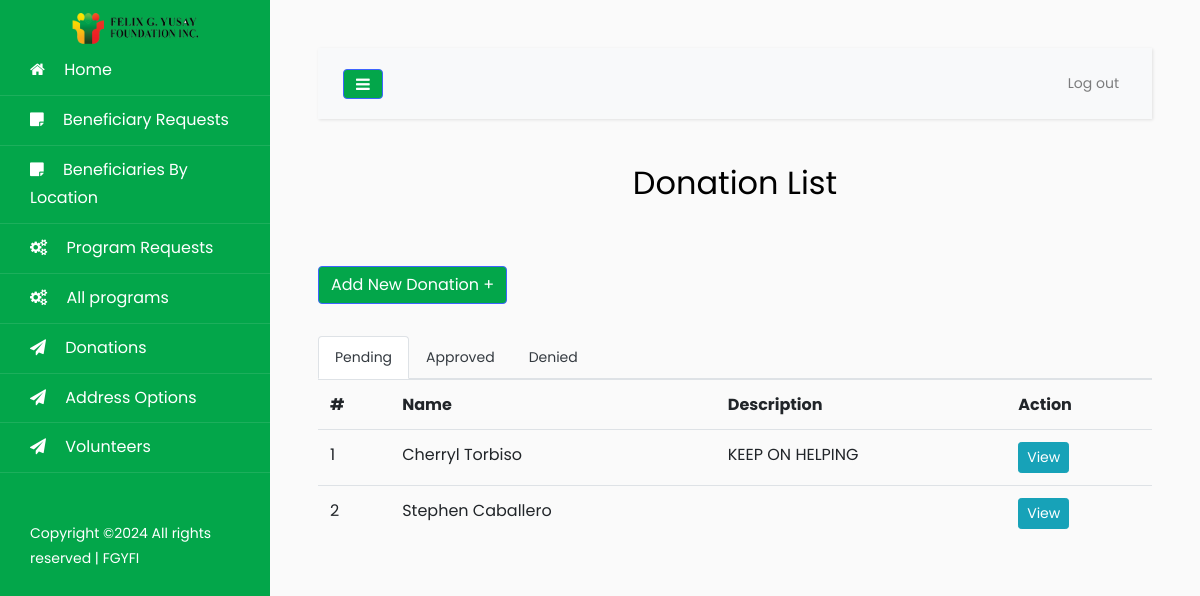
Page /pages/donations.php (signed in) on the committed database.
### tables this page shows
CREATE TABLE `donation` (
  `Id` int(11) NOT NULL AUTO_INCREMENT,
  `firstName` varchar(255) DEFAULT NULL,
  `lastName` varchar(255) DEFAULT NULL,
  `email` varchar(255) DEFAULT NULL,
  `age` int(255) DEFAULT NULL,
  `gender` varchar(255) DEFAULT NULL,
  `contactNumber` varchar(255) DEFAULT NULL,
  `address` text,
  `barangay` varchar(255) DEFAULT NULL,
  `city` varchar(255) DEFAULT NULL,
  `content` text,
  `status` varchar(255) DEFAULT 'Pending',
  `proof` varchar(255) DEFAULT NULL,
  `dateAdded` date DEFAULT NULL,
  `isAnonymous` varchar(255) DEFAULT 'Pending',
  `amount` double DEFAULT NULL,
  PRIMARY KEY (`Id`)
);

### config/functions.php (called while the page is built, shortened)
<?php
function get_query_string($keyword, $default){
	return (isset($_GET[$keyword]) && $_GET[$keyword] != '') ? $_GET[$keyword] : $default;
}
?>

### config/Models.php (called while the page is built, shortened)
<?php
include "CRUD.php";
include "functions.php";
function donation() {
	$crud = new CRUD;
	$crud->table = "donation";
	return $crud;
}
?>

### config/CRUD.php (called while the page is built)
<?php class CRUD{var $table;var $obj=array();function arrayToQuery($query){$query_array=array();foreach($query as $key=>$key_value){if($key_value=="NOW()"){$query_array[]="$key=$key_value";}else{$query_array[]="$key='".htmlspecialchars($key_value,ENT_QUOTES)."'";}}return implode(', ',$query_array);}function list($query=""){$query=$query?"where ".$query:"";$db=Database::connect();$pdo=$db->prepare("select * from $this->table $query");$pdo->execute();$result=$pdo->fetchAll(PDO::FETCH_OBJ);Database::disconnect();return $result;}function count($query=""){$query=$query?"where ".$query:"";$db=Database::connect();$pdo=$db->prepare("select * from $this->table $query");$pdo->execute();Database::disconnect();return $pdo->rowCount();}function get($args){$db=Database::connect();$pdo=$db->prepare("select * from $this->table where $args");$pdo->execute();$result=$pdo->fetch(PDO::FETCH_OBJ);Database::disconnect();return $result;}function create(){$object=$this->arrayToQuery($this->obj);$db=Database::connect();$pdo=$db->prepare("insert into $this->table set $object");$pdo->execute();Database::disconnect();}function update($args){$object=$this->arrayToQuery($this->obj);$db=Database::connect();$pdo=$db->prepare("update $this->table set $object where $args");$pdo->execute();Database::disconnect();}function delete($args){$db=Database::connect();$pdo=$db->prepare("delete from $this->table where $args");$pdo->execute();Database::disconnect();}} ?>

### pages/donations.php (the view, shortened to what this page needs)
<?php
$ROOT_DIR="../";
include $ROOT_DIR . "templates/header.php";
$status = get_query_string("status", "Pending");
$donation_list = donation()->list("status='$status'");
$pendingActive = "";
$approvedActive = "";
$deniedActive = "";
if ($status=="Pending") {
  $pendingActive = "active";
}
?>
<center>
<h2>Donation List</h2>
</center>
<br><br>
<button type="button" class="btn btn-primary mb-3" href="javascript:void(0)" id="btn-add-item">
  Add New Donation +
</button>
<ul class="nav nav-tabs mt-3">
<li class="nav-item">
  <a class="nav-link text-dark <?=$pendingActive?>" href="?status=Pending">Pending</a>
</li>
<li class="nav-item">
  <a class="nav-link text-dark <?=$approvedActive?>" href="?status=Approved">Approved</a>
</li>
<li class="nav-item">
  <a class="nav-link text-dark <?=$deniedActive?>" href="?status=Denied">Denied</a>
</li>
</ul>
<table class="table">
  <tr>
    <th>#</th>
    <th>Name</th>
    <th>Description</th>
    <th>Action</th>
  </tr>
<?php
  $count = 0;
 foreach ($donation_list as $row):
   $count +=1;
    ?>
  <tr class="item-items">
    <td class="item-data"
    ><?=$count;?></td>
    <td><?=$row->firstName;?> <?=$row->lastName;?></td>
    <td><?=$row->content;?></td>
    <td>
      <div class="action-btn">
        <a href="donation-detail.php?Id=<?=$row->Id;?>" class="btn btn-info btn-sm">View</a>
      </div>
    </td>
  </tr>
<?php endforeach; ?>
</table>
      <?php include $ROOT_DIR . "templates/footer.php"; ?>

### templates/header.php (style rules this page uses)
.btn-primary { background: #03a64a !important; }

### rows in the picture
donation: firstName "Cherryl", lastName "Torbiso", content "KEEP ON HELPING"
donation: firstName "Stephen", lastName "Caballero"
